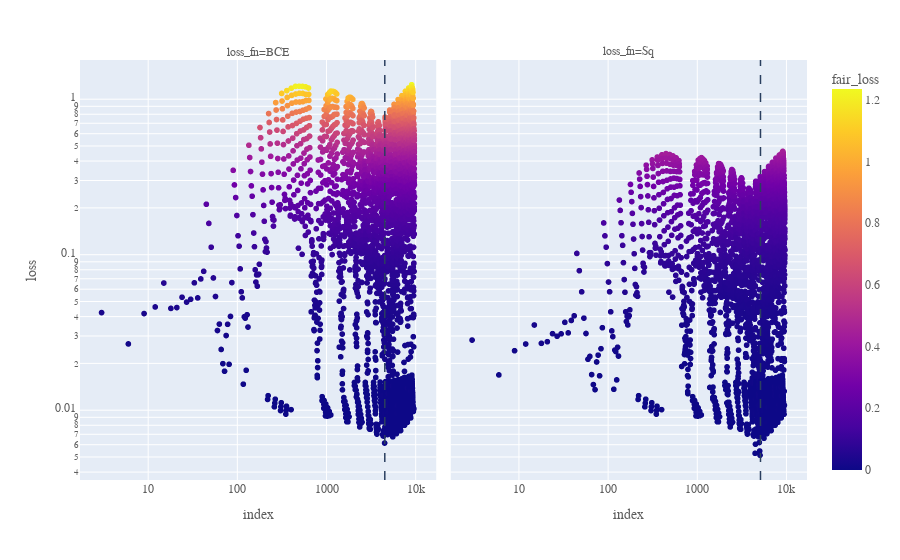

The code cell stored with this chart in its notebook:
### Code cell
fig = px.scatter(df[(df['method']=='EI') & (df['alpha']==0)], y='loss', color='fair_loss', facet_col='loss_fn', log_y=True, log_x=True)
fig.add_vline(x=4503, line_dash='dash', line_width=1.5, annotation_text=f'theta = {df.iloc[4503]['theta'].round(2)}', col=1)
fig.add_vline(x=5115, line_dash='dash', line_width=1.5, annotation_text=f'theta = {df.iloc[5115]['theta'].round(2)}', col=2)
fig.update_layout(
    # width = 720,
    # height = 540,
    font=dict(family='Iosevka', color='#5d5d5d'),
)
fig.show()

### Figure 1 — Plotly figure (JSON) as saved in the notebook; plotly's stock layout.template omitted (floating-point values rounded to 4 significant figures; data arrays with more than 128 entries replaced by an {"elided": "..."} marker saying what was removed)
{"data": [{"hovertemplate": "loss_fn=BCE<br>index=%{x}<br>loss=%{y}<br>fair_loss=%{marker.color}<extra></extra>", "legendgroup": "", "marker": {"color": {"elided": "3248 float values"}, "coloraxis": "coloraxis", "symbol": "circle"}, "mode": "markers", "name": "", "showlegend": false, "type": "scattergl", "x": {"elided": "3248 int values"}, "xaxis": "x", "y": {"elided": "3248 float values"}, "yaxis": "y"}, {"hovertemplate": "loss_fn=Sq<br>index=%{x}<br>loss=%{y}<br>fair_loss=%{marker.color}<extra></extra>", "legendgroup": "", "marker": {"color": {"elided": "3248 float values"}, "coloraxis": "coloraxis", "symbol": "circle"}, "mode": "markers", "name": "", "showlegend": false, "type": "scattergl", "x": {"elided": "3248 int values"}, "xaxis": "x2", "y": {"elided": "3248 float values"}, "yaxis": "y2"}], "layout": {"annotations": [{"showarrow": false, "text": "loss_fn=BCE", "x": 0.245, "xanchor": "center", "xref": "paper", "y": 1, "yanchor": "bottom", "yref": "paper"}, {"showarrow": false, "text": "loss_fn=Sq", "x": 0.755, "xanchor": "center", "xref": "paper", "y": 1, "yanchor": "bottom", "yref": "paper"}, {"showarrow": false, "text": "theta = [-0.21  1.29  0.64]", "x": 4503, "xanchor": "left", "xref": "x", "y": 1, "yanchor": "top", "yref": "y domain"}, {"showarrow": false, "text": "theta = [ 0.    1.5  -0.21]", "x": 5115, "xanchor": "left", "xref": "x2", "y": 1, "yanchor": "top", "yref": "y2 domain"}], "coloraxis": {"colorbar": {"title": {"text": "fair_loss"}}, "colorscale": [[0, "#0d0887"], [0.1111, "#46039f"], [0.2222, "#7201a8"], [0.3333, "#9c179e"], [0.4444, "#bd3786"], [0.5556, "#d8576b"], [0.6667, "#ed7953"], [0.7778, "#fb9f3a"], [0.8889, "#fdca26"], [1, "#f0f921"]]}, "font": {"color": "#5d5d5d", "family": "Iosevka"}, "legend": {"tracegroupgap": 0}, "margin": {"t": 60}, "shapes": [{"line": {"dash": "dash", "width": 1.5}, "type": "line", "x0": 4503, "x1": 4503, "xref": "x", "y0": 0, "y1": 1, "yref": "y domain"}, {"line": {"dash": "dash", "width": 1.5}, "type": "line", "x0": 5115, "x1": 5115, "xref": "x2", "y0": 0, "y1": 1, "yref": "y2 domain"}], "xaxis": {"anchor": "y", "domain": [0, 0.49], "title": {"text": "index"}, "type": "log"}, "xaxis2": {"anchor": "y2", "domain": [0.51, 1], "matches": "x", "title": {"text": "index"}, "type": "log"}, "yaxis": {"anchor": "x", "domain": [0, 1], "title": {"text": "loss"}, "type": "log"}, "yaxis2": {"anchor": "x2", "domain": [0, 1], "matches": "y", "showticklabels": false, "type": "log"}}}
